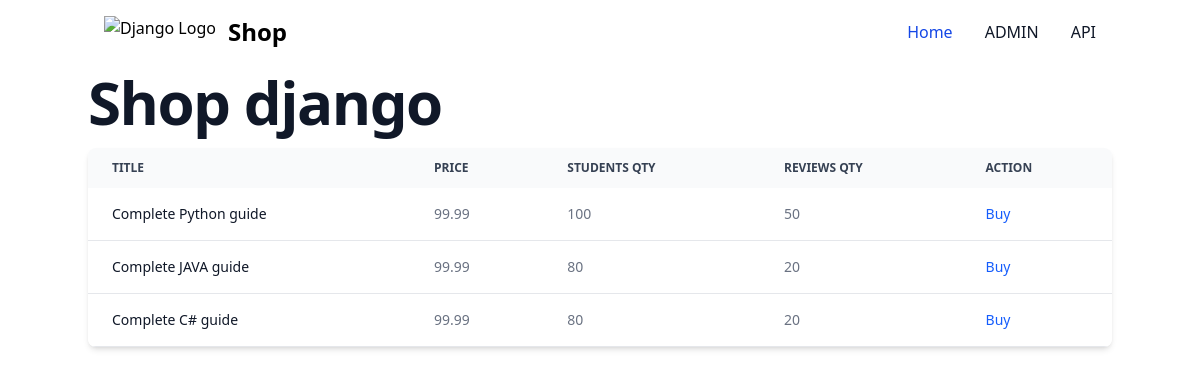
The page / on the database its author committed.
### shop/models.py (models this page shows, shortened)
class Course(models.Model):
    title = models.CharField(max_length=255)
    price = models.FloatField()
    students_qty = models.IntegerField()
    reviews_qty = models.IntegerField()
    category = models.ForeignKey(Category, on_delete=models.CASCADE)
    created_at = models.DateTimeField(default=timezone.now)

### shop/views.py (the view)
# urls.py: path("", views.index, name='index'),
def index(request):
    courses = Course.objects.all()
    courses = Course.objects.all()
    return render(request, 'shop/courses.html', {'courses': courses});

### templates/shop/courses.html (shortened to what this page needs)
{% extends "base.html" %}
{% block content %}
<div class="relative overflow-x-auto shadow-md sm:rounded-lg">
  <table
    class="w-full text-sm text-left rtl:text-right text-gray-500 dark:text-gray-400"
  >
    <thead
      class="text-xs text-gray-700 uppercase bg-gray-50 dark:bg-gray-700 dark:text-gray-400"
    >
      <tr>
        <th scope="col" class="px-6 py-3">Title</th>
        <th scope="col" class="px-6 py-3">Price</th>
        <th scope="col" class="px-6 py-3">Students qty</th>
        <th scope="col" class="px-6 py-3">Reviews qty</th>
        <th scope="col" class="px-6 py-3">Action</th>
      </tr>
    </thead>
    <tbody>
      {% for course in courses %}
      <tr
        class="bg-white border-b dark:bg-gray-800 dark:border-gray-700 border-gray-200"
        {% comment %} onclick=" " {% endcomment %}
      >
        <th
          scope="row"
          class="px-6 py-4 font-medium text-gray-900 whitespace-nowrap dark:text-white"
        >
        <a href={% url "shop:single_course" course.id %}>
          {{course.title}}
        </a>
        </th>
        <td class="px-6 py-4">{{course.price}}</td>
        <td class="px-6 py-4">{{course.students_qty}}</td>
        <td class="px-6 py-4">{{course.reviews_qty}}</td>
        <td class="px-6 py-4">
          <a
            href="#"
            class="font-medium text-blue-600 dark:text-blue-500 hover:underline"
            >Buy</a
          >
        </td>
      </tr>
      {% endfor %}
    </tbody>
  </table>
</div>
{% endblock %}

### rows shown on the page
Course: title "Complete Python guide", price "99.99", students_qty "100", reviews_qty "50"
Course: title "Complete JAVA guide", price "99.99", students_qty "80", reviews_qty "20"
Course: title "Complete C# guide", price "99.99", students_qty "80", reviews_qty "20"
